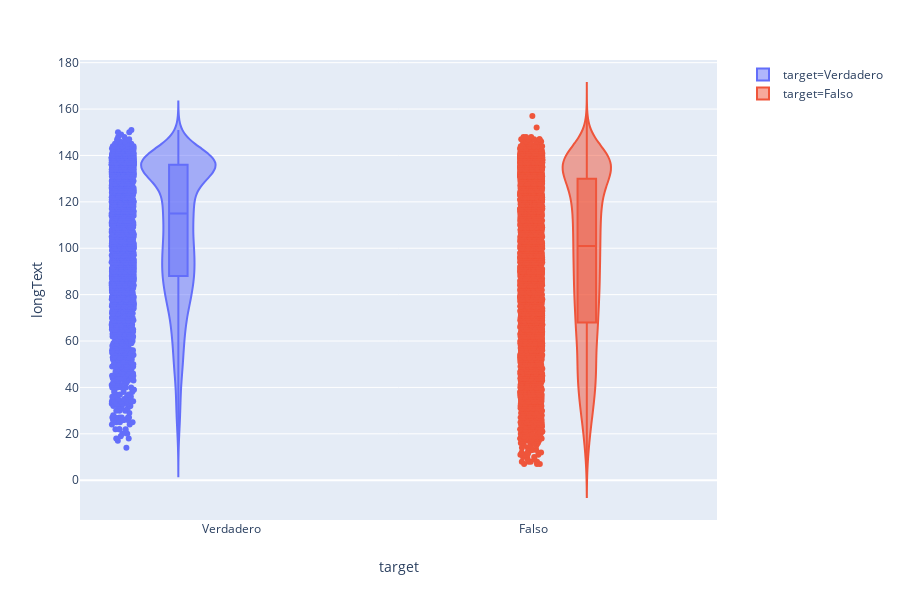

Write notebook code for a chart like this one.
### Code cell
fig_promedioLong = px.violin(promlong_target, y="longText", x="target", color="target", box=True, points="all", hover_data=promlong_target.columns)
fig_promedioLong.show()
fig_promedioLong.write_html("promedioLong_target.html")

### Figure 1 — Plotly figure (JSON) as saved in the notebook; plotly's stock layout.template omitted (floating-point values rounded to 4 significant figures; data arrays with more than 128 entries replaced by an {"elided": "..."} marker saying what was removed)
{"data": [{"alignmentgroup": "True", "box": {"visible": true}, "customdata": {"elided": "3271x2 mixed values"}, "hoverlabel": {"namelength": 0}, "hovertemplate": "target=%{customdata[1]}<br>longText=%{customdata[0]}", "legendgroup": "target=Verdadero", "marker": {"color": "#636efa"}, "name": "target=Verdadero", "offsetgroup": "target=Verdadero", "orientation": "v", "points": "all", "scalegroup": "True", "showlegend": true, "type": "violin", "x": {"elided": "3271 str values"}, "x0": " ", "xaxis": "x", "y": {"elided": "3271 int values"}, "y0": " ", "yaxis": "y"}, {"alignmentgroup": "True", "box": {"visible": true}, "customdata": {"elided": "4342x2 mixed values"}, "hoverlabel": {"namelength": 0}, "hovertemplate": "target=%{customdata[1]}<br>longText=%{customdata[0]}", "legendgroup": "target=Falso", "marker": {"color": "#EF553B"}, "name": "target=Falso", "offsetgroup": "target=Falso", "orientation": "v", "points": "all", "scalegroup": "True", "showlegend": true, "type": "violin", "x": {"elided": "4342 str values"}, "x0": " ", "xaxis": "x", "y": {"elided": "4342 int values"}, "y0": " ", "yaxis": "y"}], "layout": {"height": 600, "legend": {"tracegroupgap": 0}, "margin": {"t": 60}, "violinmode": "group", "xaxis": {"anchor": "y", "categoryarray": ["Verdadero", "Falso"], "categoryorder": "array", "domain": [0, 0.98], "title": {"text": "target"}}, "yaxis": {"anchor": "x", "domain": [0, 1], "title": {"text": "longText"}}}}
